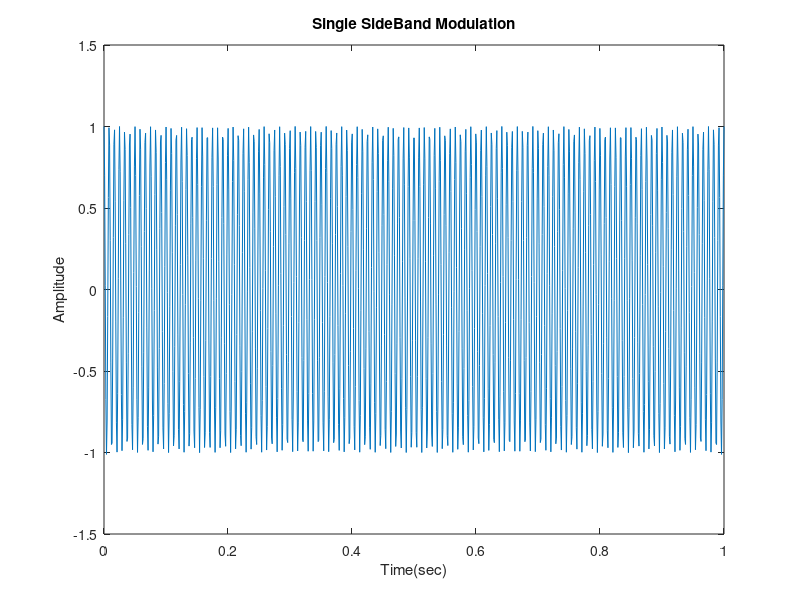
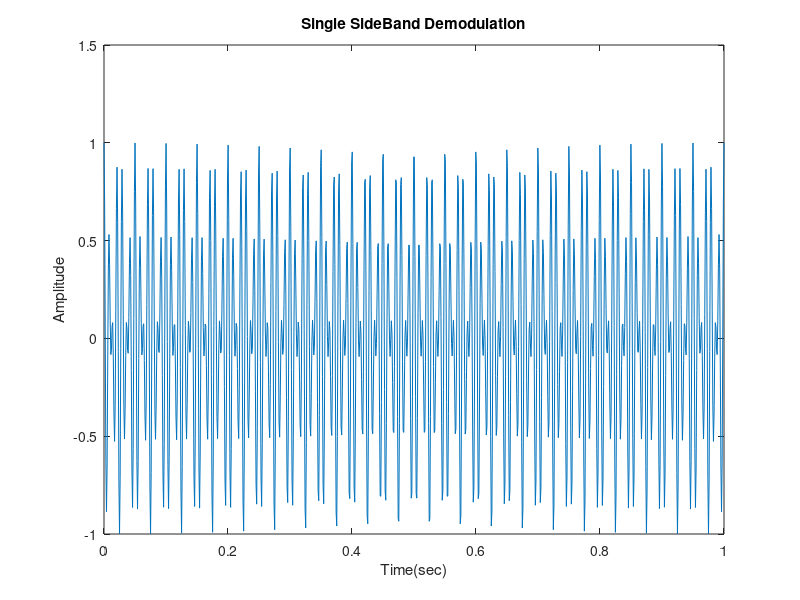
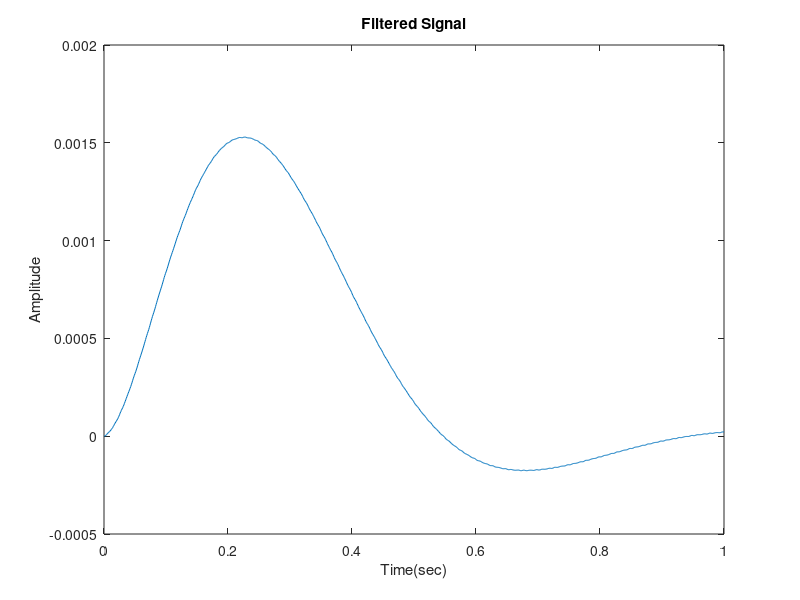

Source code (MATLAB) for these figures, in order:
fc = 100; %frequency for carrier signal.
fm = 20; %frequency for message signal.
fs= 2000; %we are assigning sampling frequency.
t = (0 : 1 / fs :1 ); %and the time duration
t = linspace(0, 1, 1000); 
m = cos(2 * pi * fm * t); %developing the cosine wave with the time duration 't'
mh = imag(hilbert(m)); %hilbert transform for message signal
ssub = m .* cos(2 * pi * fc * t) - mh .* sin(2 * pi * fc * t); 
%Demodulation 
em = ssub.*m; 
[ n,cfs ] = buttord(2/1000,4/1000, .5, 5);
[ b,a ] = butter(n,cfs,'low'); 
demodulation = filter(b,a,em); 
figure; 
plot(t, ssub); 
title('Single SideBand Modulation'); 
xlabel('Time(sec)'); 
ylabel('Amplitude'); 
figure; 
plot(t, em); 
title('Single SideBand Demodulation'); 
xlabel('Time(sec)'); 
ylabel('Amplitude'); 
figure; 
plot(t, demodulation); 
title('Filtered Signal');
xlabel('Time(sec)'); 
ylabel('Amplitude');
%w = linspace(0,pi);
%freqz(r,s,w)
